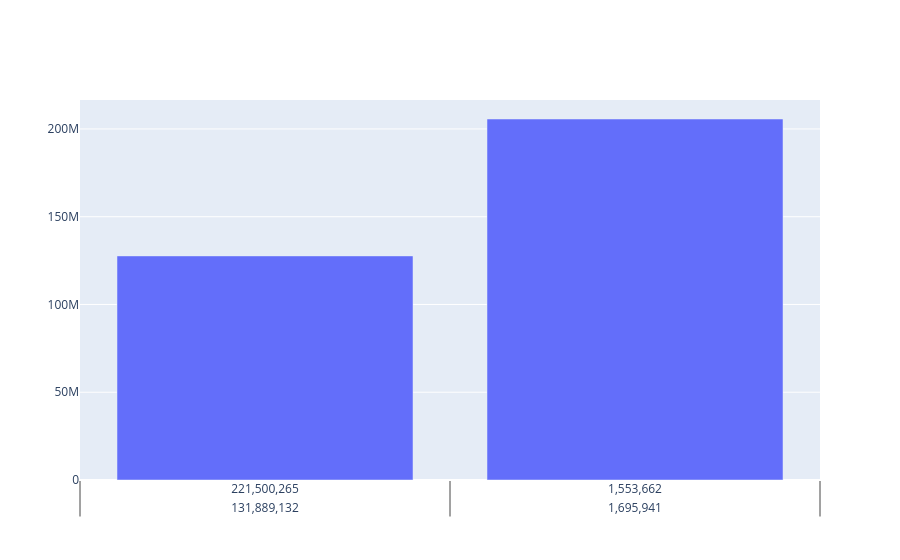

Notebook code for this chart:
### Code cell
import plotly .graph_objects as go
fig = go.Figure([go.Bar(x=country[:10],y=new_case[:10])])
fig.show()

### Figure 1 — Plotly figure (JSON) as saved in the notebook; plotly's stock layout.template omitted (floating-point values rounded to 4 significant figures)
{"data": [{"type": "bar", "x": [["131,889,132", "1,695,941"], ["221,500,265", "1,553,662"], ["253,406,198", "2,101,824"], ["70,200,879", "1,367,332"], ["14,895,771", "33,015"], ["12,860,924", "258,892"], ["15", "706"], ["704,753,890", "0"], ["USA", "111,820,082"], ["India", "45,035,393"]], "y": [127665129, 205673091, 248754104, 66683585, 14752388, 12090808, 0, 7010681, 1219487, 533570]}], "layout": {}}
